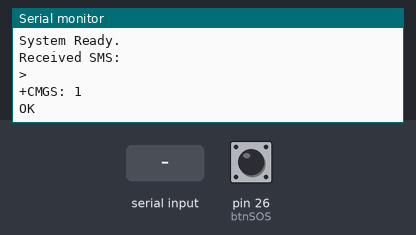
Bench run of a sketch on a simulated Arduino Mega 2560, built with avr-gcc and run on an emulated ATmega2560. Shown: the last lines printed to the serial monitor. Inputs (shaded band) come from the test bench; at power-on: pin 26 (btnSOS) HIGH. The modem accepts every AT command (registered, SIM ready, sends succeed) and sends nothing else.

Above: at 7.3 s.
7.4 s: pin 26 (btnSOS) pulled LOW for 0.15 s
At 8.0 s:
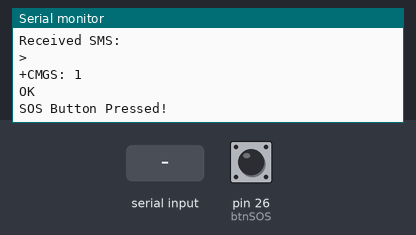
9.0 s: "$GPGGA\n" received over the second serial link
At 13.5 s:
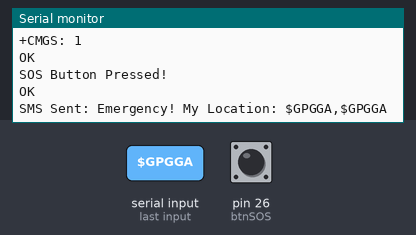
14.0 s: "FIND\n" received over the second serial link
17.0 s: "1\n" received over the second serial link
At 19.7 s:
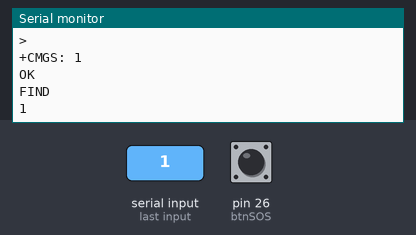
20.0 s: "$GPGGA\n" received over the second serial link
At 23.9 s:
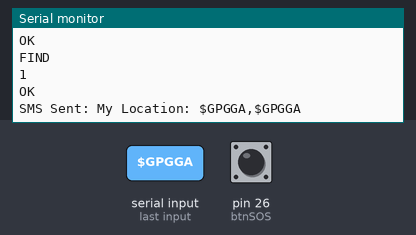
25.0 s: "FIND\n" received over the second serial link
At 27.0 s:
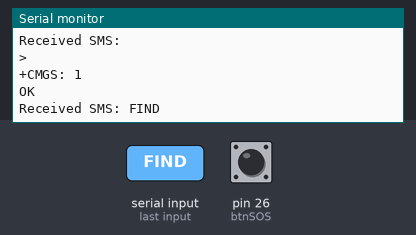

Measured:
- after the input at 7.4 s, the serial monitor: prints a new line at once (image 1)
- after the input at 9.0 s, the serial monitor: prints a new line after 3.6 s (image 2)
- after the input at 17.0 s, the serial monitor: prints a new line after 1.6 s (image 3)
- after the input at 20.0 s, the serial monitor: prints a new line after 3.6 s (image 4)
- after the input at 25.0 s, the serial monitor: prints a new line after 1.0 s (image 5)

The sketch:

Smart_Stick_GSM_GPS.ino
```cpp
// Smart Stick - GSM (SIM900) Emergency Location Sender
// Arduino Mega + SIM900 GSM Module + NEO-6M GPS Module

#include <SoftwareSerial.h>

// SIM900 GSM module
SoftwareSerial gsmSerial(7, 8);   // RX, TX for GSM
// GPS module
SoftwareSerial gpsSerial(4, 5);   // RX, TX for GPS

#define btnSOS 26   // SOS push button pin

String phoneNumber = "01018344387"; // Replace with your number
String smsMessage = "";

// ---------------- Setup ----------------
void setup() {
  Serial.begin(9600);
  gsmSerial.begin(9600);  // SIM900 default baud rate
  gpsSerial.begin(9600);  // NEO-6M GPS default baud rate

  pinMode(btnSOS, INPUT_PULLUP);

  delay(1000);
  Serial.println("Initializing SIM900...");

  sendCommand("AT");
  sendCommand("AT+CMGF=1");           // SMS text mode
  sendCommand("AT+CNMI=1,2,0,0,0");   // Forward incoming SMS directly

  // Send test SMS on startup
  sendSMS(phoneNumber, "Hello! This is a test SMS from Arduino.");
  Serial.println("System Ready.");
}

// ---------------- Loop ----------------
void loop() {
  // Check SOS button
  if (digitalRead(btnSOS) == LOW) {
    Serial.println("SOS Button Pressed!");
    String location = getGPSLocation();
    sendSMS(phoneNumber, "Emergency! My Location: " + location);
    delay(5000); // debounce delay
  }

  // Check if SIM900 received SMS
  if (gsmSerial.available()) {
    smsMessage = gsmSerial.readString();
    Serial.println("Received SMS: " + smsMessage);

    smsMessage.toUpperCase();
    if (smsMessage.indexOf("FIND") != -1) {
      String location = getGPSLocation();
      sendSMS(phoneNumber, "My Location: " + location);
    }
  }
}

// ---------------- Functions ----------------
void sendCommand(String cmd) {
  gsmSerial.println(cmd);
  delay(500);
  while (gsmSerial.available()) {
    Serial.write(gsmSerial.read());
  }
}

void sendSMS(String number, String message) {
  sendCommand("AT+CMGF=1"); // SMS text mode
  gsmSerial.print("AT+CMGS=\"");
  gsmSerial.print(number);
  gsmSerial.println("\"");
  delay(500);
  gsmSerial.print(message);
  delay(500);
  gsmSerial.write(26); // CTRL+Z to send SMS
  delay(2000);
  Serial.println("SMS Sent: " + message);
}

// Function to read GPS coordinates
String getGPSLocation() {
  String latitude = "0.0000";
  String longitude = "0.0000";

  long start = millis();
  while (millis() - start < 5000) { // wait max 5 seconds
    while (gpsSerial.available()) {
      String data = gpsSerial.readStringUntil('\n');
      if (data.startsWith("$GPGGA")) { // GPS data
        int comma2 = data.indexOf(',', data.indexOf(',') + 1);
        int comma3 = data.indexOf(',', comma2 + 1);
        int comma4 = data.indexOf(',', comma3 + 1);

        latitude = data.substring(comma2 + 1, comma3);
        longitude = data.substring(comma4 + 1, data.indexOf(',', comma4 + 1));

        return latitude + "," + longitude;
      }
    }
  }
  return "GPS not fixed yet.";
}
```
